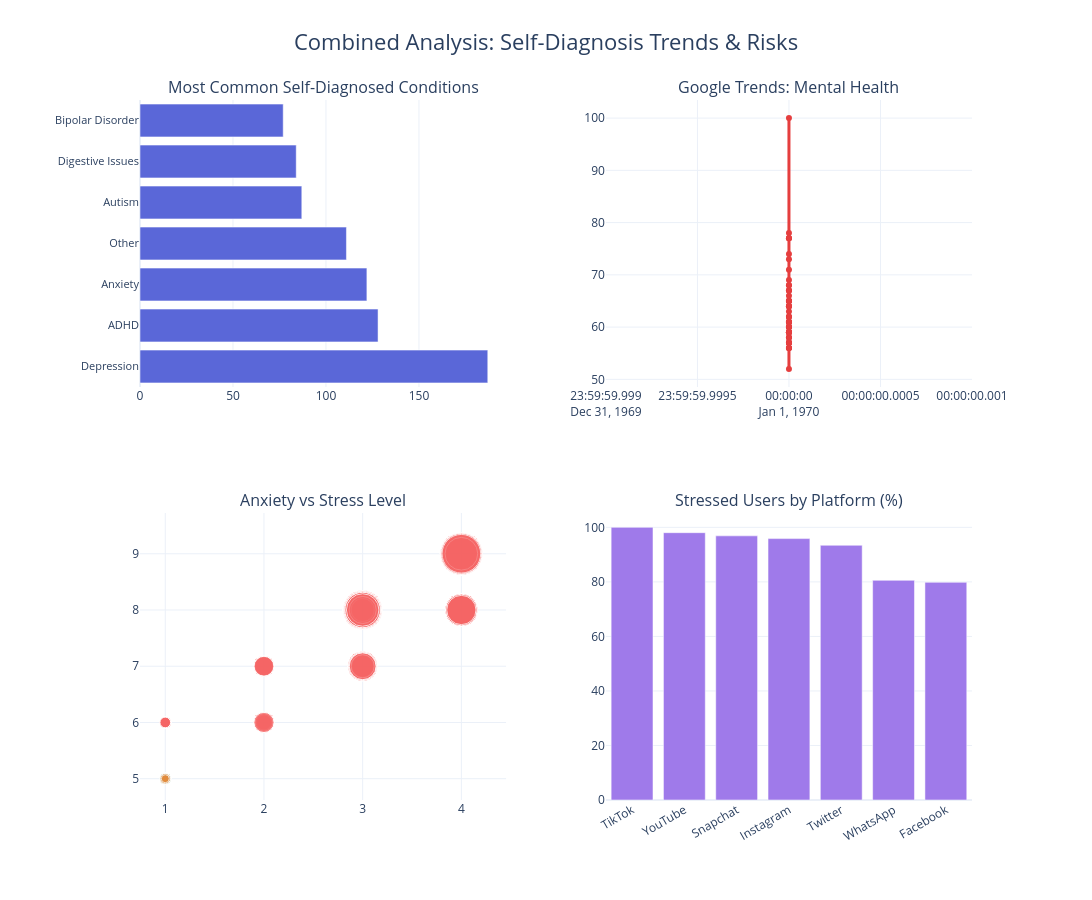

Notebook cell for this chart:
### Code cell
# Combined Dashboard 
fig = make_subplots(
    rows=2, cols=2,
    subplot_titles=(
        "Most Common Self-Diagnosed Conditions",
        "Google Trends: Mental Health",
        "Anxiety vs Stress Level",
        "Stressed Users by Platform (%)"
    ),
    specs=[[{"type": "bar"}, {"type": "scatter"}],
           [{"type": "scatter"}, {"type": "bar"}]],
    horizontal_spacing=0.12,
    vertical_spacing=0.18
)

#  Plot 1 
fig.add_trace(
    go.Bar(
        x=conditions.values,
        y=conditions.index,
        orientation='h',
        marker=dict(color="#5A67D8")
    ),
    row=1, col=1
)

# Plot 2 

if 'Date' in df_trends.columns:
    date_col = 'Date'
elif 'date' in df_trends.columns:
    date_col = 'date'
else:
    df_trends = df_trends.reset_index(drop=True)  # يمنع تكرار الأعمدة
    date_col = df_trends.columns[0]
fig.add_trace(
    go.Scatter(
        x=pd.to_datetime(df_trends[date_col]),
        y=df_trends['Anxiety_Search_Index'],
        mode='lines+markers',
        line=dict(width=3, color="#E53E3E"),
        marker=dict(size=6)
    ),
    row=1, col=2
)

# Plot 3
fig.add_trace(
    go.Scatter(
        x=df_behavioral['anxiety_level'],
        y=df_behavioral['stress_level'],
        mode='markers',
        marker=dict(
            size=df_behavioral['social_media_time_min'] / 8,
            color=df_behavioral['mental_state'].map({
                'Healthy': '#38B2AC',
                'Stressed': '#F56565',
                'At_Risk': '#ED8936'
            }),
            opacity=0.75,
            line=dict(width=1, color="white")
        )
    ),
    row=2, col=1
)

#  Plot 4
platform_stress = df_behavioral.groupby('platform')['mental_state'] \
    .apply(lambda x: (x == 'Stressed').mean() * 100) \
    .sort_values(ascending=False)

fig.add_trace(
    go.Bar(
        x=platform_stress.index,
        y=platform_stress.values,
        marker=dict(color="#9F7AEA")
    ),
    row=2, col=2
)


fig.update_layout(
    height=900,
    width=1300,

    title=dict(
        text="Combined Analysis: Self-Diagnosis Trends & Risks",
        x=0.5,
        font=dict(size=22)
    ),

    
    margin=dict(l=140, r=120, t=100, b=100),

    font=dict(size=12),
    template="plotly_white",
    showlegend=False
)


fig.update_xaxes(automargin=True)
fig.update_yaxes(automargin=True)


fig.update_yaxes(tickfont=dict(size=11), row=1, col=1)


fig.update_xaxes(tickangle=-30, row=2, col=2)

fig.show()

### Figure 1 — Plotly figure (JSON) as saved in the notebook; plotly's stock layout.template omitted (floating-point values rounded to 4 significant figures; data arrays with more than 128 entries replaced by an {"elided": "..."} marker saying what was removed)
{"data": [{"marker": {"color": "#5A67D8"}, "orientation": "h", "type": "bar", "x": [187, 128, 122, 111, 87, 84, 77], "xaxis": "x", "y": ["Depression", "ADHD", "Anxiety", "Other", "Autism", "Digestive Issues", "Bipolar Disorder"], "yaxis": "y"}, {"line": {"color": "#E53E3E", "width": 3}, "marker": {"size": 6}, "mode": "lines+markers", "type": "scatter", "x": ["1970-01-01T00:00:00", "1970-01-01T00:00:00", "1970-01-01T00:00:00", "1970-01-01T00:00:00", "1970-01-01T00:00:00", "1970-01-01T00:00:00", "1970-01-01T00:00:00", "1970-01-01T00:00:00", "1970-01-01T00:00:00", "1970-01-01T00:00:00", "1970-01-01T00:00:00", "1970-01-01T00:00:00", "1970-01-01T00:00:00", "1970-01-01T00:00:00", "1970-01-01T00:00:00", "1970-01-01T00:00:00", "1970-01-01T00:00:00", "1970-01-01T00:00:00", "1970-01-01T00:00:00", "1970-01-01T00:00:00", "1970-01-01T00:00:00", "1970-01-01T00:00:00", "1970-01-01T00:00:00", "1970-01-01T00:00:00", "1970-01-01T00:00:00", "1970-01-01T00:00:00", "1970-01-01T00:00:00", "1970-01-01T00:00:00", "1970-01-01T00:00:00", "1970-01-01T00:00:00", "1970-01-01T00:00:00", "1970-01-01T00:00:00", "1970-01-01T00:00:00", "1970-01-01T00:00:00", "1970-01-01T00:00:00", "1970-01-01T00:00:00", "1970-01-01T00:00:00", "1970-01-01T00:00:00", "1970-01-01T00:00:00", "1970-01-01T00:00:00", "1970-01-01T00:00:00", "1970-01-01T00:00:00", "1970-01-01T00:00:00", "1970-01-01T00:00:00", "1970-01-01T00:00:00", "1970-01-01T00:00:00", "1970-01-01T00:00:00", "1970-01-01T00:00:00", "1970-01-01T00:00:00", "1970-01-01T00:00:00", "1970-01-01T00:00:00", "1970-01-01T00:00:00", "1970-01-01T00:00:00", "1970-01-01T00:00:00", "1970-01-01T00:00:00", "1970-01-01T00:00:00", "1970-01-01T00:00:00", "1970-01-01T00:00:00", "1970-01-01T00:00:00", "1970-01-01T00:00:00", "1970-01-01T00:00:00"], "xaxis": "x2", "y": [68, 63, 65, 59, 61, 64, 64, 65, 64, 57, 65, 68, 67, 66, 61, 60, 59, 60, 61, 61, 57, 56, 67, 65, 65, 62, 58, 57, 57, 57, 56, 60, 58, 52, 59, 59, 58, 59, 56, 59, 62, 60, 60, 61, 59, 56, 57, 62, 77, 69, 60, 61, 64, 73, 78, 74, 77, 71, 77, 100, 67], "yaxis": "y2"}, {"marker": {"color": {"elided": "5000 str values"}, "line": {"color": "white", "width": 1}, "opacity": 0.75, "size": {"elided": "5000 float values"}}, "mode": "markers", "type": "scatter", "x": {"elided": "5000 int values"}, "xaxis": "x3", "y": {"elided": "5000 int values"}, "yaxis": "y3"}, {"marker": {"color": "#9F7AEA"}, "type": "bar", "x": ["TikTok", "YouTube", "Snapchat", "Instagram", "Twitter", "WhatsApp", "Facebook"], "xaxis": "x4", "y": [100, 98.04, 96.88, 95.87, 93.42, 80.56, 79.84], "yaxis": "y4"}], "layout": {"annotations": [{"font": {"size": 16}, "showarrow": false, "text": "Most Common Self-Diagnosed Conditions", "x": 0.22, "xanchor": "center", "xref": "paper", "y": 1, "yanchor": "bottom", "yref": "paper"}, {"font": {"size": 16}, "showarrow": false, "text": "Google Trends: Mental Health", "x": 0.78, "xanchor": "center", "xref": "paper", "y": 1, "yanchor": "bottom", "yref": "paper"}, {"font": {"size": 16}, "showarrow": false, "text": "Anxiety vs Stress Level", "x": 0.22, "xanchor": "center", "xref": "paper", "y": 0.41, "yanchor": "bottom", "yref": "paper"}, {"font": {"size": 16}, "showarrow": false, "text": "Stressed Users by Platform (%)", "x": 0.78, "xanchor": "center", "xref": "paper", "y": 0.41, "yanchor": "bottom", "yref": "paper"}], "font": {"size": 12}, "height": 900, "margin": {"b": 100, "l": 140, "r": 120, "t": 100}, "showlegend": false, "title": {"font": {"size": 22}, "text": "Combined Analysis: Self-Diagnosis Trends & Risks", "x": 0.5}, "width": 1300, "xaxis": {"anchor": "y", "automargin": true, "autorange": true, "domain": [0, 0.44], "range": [0, 196.8], "type": "linear"}, "xaxis2": {"anchor": "y2", "automargin": true, "autorange": true, "domain": [0.56, 1], "range": ["1969-12-31 23:59:59.999", "1970-01-01 00:00:00.001"], "type": "date"}, "xaxis3": {"anchor": "y3", "automargin": true, "autorange": true, "domain": [0, 0.44], "range": [0.7635, 4.391], "type": "linear"}, "xaxis4": {"anchor": "y4", "automargin": true, "autorange": true, "domain": [0.56, 1], "range": [-0.5, 6.5], "tickangle": -30, "type": "category"}, "yaxis": {"anchor": "x", "automargin": true, "autorange": true, "domain": [0.59, 1], "range": [-0.5, 6.5], "tickfont": {"size": 11}, "type": "category"}, "yaxis2": {"anchor": "x2", "automargin": true, "autorange": true, "domain": [0.59, 1], "range": [48.54, 103.5], "type": "linear"}, "yaxis3": {"anchor": "x3", "automargin": true, "autorange": true, "domain": [0, 0.41], "range": [4.621, 9.725], "type": "linear"}, "yaxis4": {"anchor": "x4", "automargin": true, "autorange": true, "domain": [0, 0.41], "range": [0, 105.3], "type": "linear"}}}
